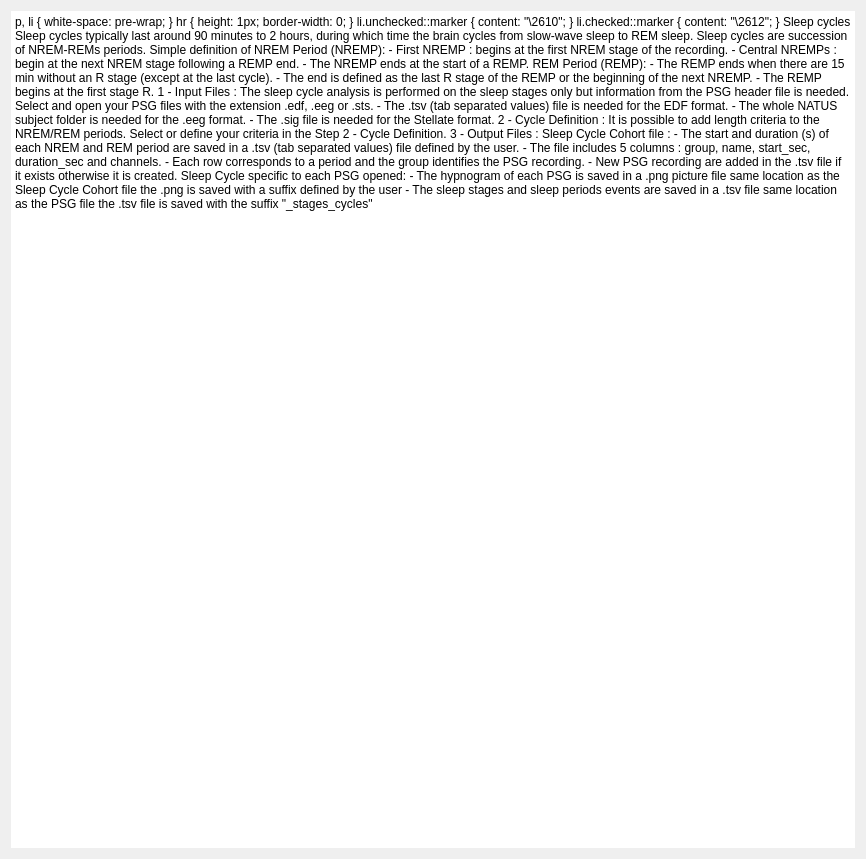
<?xml version="1.0" encoding="UTF-8"?>
<ui version="4.0">
 <class>SleepCycleDoc</class>
 <widget class="QWidget" name="SleepCycleDoc">
  <property name="geometry">
   <rect>
    <x>0</x>
    <y>0</y>
    <width>866</width>
    <height>859</height>
   </rect>
  </property>
  <property name="windowTitle">
   <string/>
  </property>
  <property name="styleSheet">
   <string>font: 12pt &quot;Roboto&quot;;</string>
  </property>
  <layout class="QVBoxLayout" name="verticalLayout">
   <property name="spacing">
    <number>25</number>
   </property>
   <item>
    <widget class="QTextBrowser" name="textBrowser">
     <property name="frameShape">
      <enum>QFrame::Shape::NoFrame</enum>
     </property>
     <property name="frameShadow">
      <enum>QFrame::Shadow::Plain</enum>
     </property>
     <property name="lineWidth">
      <number>0</number>
     </property>
     <property name="html">
      <string>&lt;!DOCTYPE HTML PUBLIC &quot;-//W3C//DTD HTML 4.0//EN&quot; &quot;http://www.w3.org/TR/REC-html40/strict.dtd&quot;&gt;
&lt;html&gt;&lt;head&gt;&lt;meta name=&quot;qrichtext&quot; content=&quot;1&quot; /&gt;&lt;meta charset=&quot;utf-8&quot; /&gt;&lt;style type=&quot;text/css&quot;&gt;
p, li { white-space: pre-wrap; }
hr { height: 1px; border-width: 0; }
li.unchecked::marker { content: &quot;\2610&quot;; }
li.checked::marker { content: &quot;\2612&quot;; }
&lt;/style&gt;&lt;/head&gt;&lt;body style=&quot; font-family:'Roboto'; font-size:12pt; font-weight:400; font-style:normal;&quot;&gt;
&lt;p style=&quot; margin-top:0px; margin-bottom:0px; margin-left:0px; margin-right:0px; -qt-block-indent:0; text-indent:0px;&quot;&gt;&lt;span style=&quot; font-weight:600;&quot;&gt;Sleep cycles&lt;/span&gt;&lt;/p&gt;
&lt;p style=&quot;-qt-paragraph-type:empty; margin-top:0px; margin-bottom:0px; margin-left:0px; margin-right:0px; -qt-block-indent:0; text-indent:0px;&quot;&gt;&lt;br /&gt;&lt;/p&gt;
&lt;p style=&quot; margin-top:0px; margin-bottom:0px; margin-left:0px; margin-right:0px; -qt-block-indent:0; text-indent:0px;&quot;&gt;Sleep cycles typically last around 90 minutes to 2 hours, during which time the brain cycles from slow-wave sleep to REM sleep.  Sleep cycles are succession of NREM-REMs periods.  &lt;/p&gt;
&lt;p style=&quot;-qt-paragraph-type:empty; margin-top:0px; margin-bottom:0px; margin-left:0px; margin-right:0px; -qt-block-indent:0; text-indent:0px;&quot;&gt;&lt;br /&gt;&lt;/p&gt;
&lt;p style=&quot; margin-top:0px; margin-bottom:0px; margin-left:0px; margin-right:0px; -qt-block-indent:0; text-indent:0px;&quot;&gt;Simple definition of NREM Period (NREMP):&lt;/p&gt;
&lt;p style=&quot; margin-top:0px; margin-bottom:0px; margin-left:0px; margin-right:0px; -qt-block-indent:0; text-indent:0px;&quot;&gt;-&amp;gt; First NREMP : begins at the first NREM stage of the recording.&lt;/p&gt;
&lt;p style=&quot; margin-top:0px; margin-bottom:0px; margin-left:0px; margin-right:0px; -qt-block-indent:0; text-indent:0px;&quot;&gt;-&amp;gt; Central NREMPs : begin at the next NREM stage following a REMP end.&lt;/p&gt;
&lt;p style=&quot; margin-top:0px; margin-bottom:0px; margin-left:0px; margin-right:0px; -qt-block-indent:0; text-indent:0px;&quot;&gt;-&amp;gt; The NREMP ends at the start of a REMP.&lt;/p&gt;
&lt;p style=&quot;-qt-paragraph-type:empty; margin-top:0px; margin-bottom:0px; margin-left:0px; margin-right:0px; -qt-block-indent:0; text-indent:0px;&quot;&gt;&lt;br /&gt;&lt;/p&gt;
&lt;p style=&quot; margin-top:0px; margin-bottom:0px; margin-left:0px; margin-right:0px; -qt-block-indent:0; text-indent:0px;&quot;&gt;REM Period (REMP):&lt;/p&gt;
&lt;p style=&quot; margin-top:0px; margin-bottom:0px; margin-left:0px; margin-right:0px; -qt-block-indent:0; text-indent:0px;&quot;&gt;-&amp;gt; The REMP ends when there are 15 min without an R stage (except at the last cycle).&lt;/p&gt;
&lt;p style=&quot; margin-top:0px; margin-bottom:0px; margin-left:0px; margin-right:0px; -qt-block-indent:0; text-indent:0px;&quot;&gt;-&amp;gt; The end is defined as the last R stage of the REMP or the beginning of the next NREMP.&lt;/p&gt;
&lt;p style=&quot; margin-top:0px; margin-bottom:0px; margin-left:0px; margin-right:0px; -qt-block-indent:0; text-indent:0px;&quot;&gt;-&amp;gt; The REMP begins at the first stage R.&lt;/p&gt;
&lt;p style=&quot;-qt-paragraph-type:empty; margin-top:0px; margin-bottom:0px; margin-left:0px; margin-right:0px; -qt-block-indent:0; text-indent:0px;&quot;&gt;&lt;br /&gt;&lt;/p&gt;
&lt;p style=&quot; margin-top:0px; margin-bottom:0px; margin-left:0px; margin-right:0px; -qt-block-indent:0; text-indent:0px;&quot;&gt;&lt;span style=&quot; text-decoration: underline;&quot;&gt;1 - Input Files :&lt;/span&gt;&lt;/p&gt;
&lt;p style=&quot;-qt-paragraph-type:empty; margin-top:0px; margin-bottom:0px; margin-left:0px; margin-right:0px; -qt-block-indent:0; text-indent:0px;&quot;&gt;&lt;br /&gt;&lt;/p&gt;
&lt;p style=&quot; margin-top:0px; margin-bottom:0px; margin-left:0px; margin-right:0px; -qt-block-indent:0; text-indent:0px;&quot;&gt;The sleep cycle analysis is performed on the sleep stages only but information from the PSG header file is needed.  &lt;/p&gt;
&lt;p style=&quot; margin-top:0px; margin-bottom:0px; margin-left:0px; margin-right:0px; -qt-block-indent:0; text-indent:0px;&quot;&gt;Select and open your PSG files with the extension .edf, .eeg or .sts.&lt;/p&gt;
&lt;p style=&quot; margin-top:0px; margin-bottom:0px; margin-left:0px; margin-right:0px; -qt-block-indent:0; text-indent:0px;&quot;&gt;-&amp;gt; The .tsv (tab separated values) file is needed for the EDF format. &lt;/p&gt;
&lt;p style=&quot; margin-top:0px; margin-bottom:0px; margin-left:0px; margin-right:0px; -qt-block-indent:0; text-indent:0px;&quot;&gt;-&amp;gt; The whole NATUS subject folder is needed for the .eeg format.&lt;/p&gt;
&lt;p style=&quot; margin-top:0px; margin-bottom:0px; margin-left:0px; margin-right:0px; -qt-block-indent:0; text-indent:0px;&quot;&gt;-&amp;gt; The .sig file is needed for the Stellate format.  &lt;/p&gt;
&lt;p style=&quot;-qt-paragraph-type:empty; margin-top:0px; margin-bottom:0px; margin-left:0px; margin-right:0px; -qt-block-indent:0; text-indent:0px;&quot;&gt;&lt;br /&gt;&lt;/p&gt;
&lt;p style=&quot; margin-top:0px; margin-bottom:0px; margin-left:0px; margin-right:0px; -qt-block-indent:0; text-indent:0px;&quot;&gt;&lt;span style=&quot; text-decoration: underline;&quot;&gt;2 - Cycle Definition :&lt;/span&gt;&lt;/p&gt;
&lt;p style=&quot;-qt-paragraph-type:empty; margin-top:0px; margin-bottom:0px; margin-left:0px; margin-right:0px; -qt-block-indent:0; text-indent:0px;&quot;&gt;&lt;br /&gt;&lt;/p&gt;
&lt;p style=&quot; margin-top:0px; margin-bottom:0px; margin-left:0px; margin-right:0px; -qt-block-indent:0; text-indent:0px;&quot;&gt;It is possible to add length criteria to the NREM/REM periods.  &lt;/p&gt;
&lt;p style=&quot; margin-top:0px; margin-bottom:0px; margin-left:0px; margin-right:0px; -qt-block-indent:0; text-indent:0px;&quot;&gt;Select or define your criteria in the Step 2 - Cycle Definition.&lt;/p&gt;
&lt;p style=&quot;-qt-paragraph-type:empty; margin-top:0px; margin-bottom:0px; margin-left:0px; margin-right:0px; -qt-block-indent:0; text-indent:0px;&quot;&gt;&lt;br /&gt;&lt;/p&gt;
&lt;p style=&quot; margin-top:0px; margin-bottom:0px; margin-left:0px; margin-right:0px; -qt-block-indent:0; text-indent:0px;&quot;&gt;&lt;span style=&quot; text-decoration: underline;&quot;&gt;3 - Output Files :&lt;/span&gt;&lt;/p&gt;
&lt;p style=&quot;-qt-paragraph-type:empty; margin-top:0px; margin-bottom:0px; margin-left:0px; margin-right:0px; -qt-block-indent:0; text-indent:0px;&quot;&gt;&lt;br /&gt;&lt;/p&gt;
&lt;p style=&quot; margin-top:0px; margin-bottom:0px; margin-left:0px; margin-right:0px; -qt-block-indent:0; text-indent:0px;&quot;&gt;Sleep Cycle Cohort file : &lt;/p&gt;
&lt;p style=&quot; margin-top:0px; margin-bottom:0px; margin-left:0px; margin-right:0px; -qt-block-indent:0; text-indent:0px;&quot;&gt;-&amp;gt; The start and duration (s) of each NREM and REM period are saved in a .tsv (tab separated values) file defined by the user.&lt;/p&gt;
&lt;p style=&quot; margin-top:0px; margin-bottom:0px; margin-left:0px; margin-right:0px; -qt-block-indent:0; text-indent:0px;&quot;&gt;-&amp;gt; The file includes 5 columns : group, name, start_sec, duration_sec and channels.&lt;/p&gt;
&lt;p style=&quot; margin-top:0px; margin-bottom:0px; margin-left:0px; margin-right:0px; -qt-block-indent:0; text-indent:0px;&quot;&gt;-&amp;gt; Each row corresponds to a period and the group identifies the PSG recording.  &lt;/p&gt;
&lt;p style=&quot; margin-top:0px; margin-bottom:0px; margin-left:0px; margin-right:0px; -qt-block-indent:0; text-indent:0px;&quot;&gt;-&amp;gt; New PSG recording are added in the .tsv file if it exists otherwise it is created.&lt;/p&gt;
&lt;p style=&quot;-qt-paragraph-type:empty; margin-top:0px; margin-bottom:0px; margin-left:0px; margin-right:0px; -qt-block-indent:0; text-indent:0px;&quot;&gt;&lt;br /&gt;&lt;/p&gt;
&lt;p style=&quot; margin-top:0px; margin-bottom:0px; margin-left:0px; margin-right:0px; -qt-block-indent:0; text-indent:0px;&quot;&gt;Sleep Cycle specific to each PSG opened: &lt;/p&gt;
&lt;p style=&quot; margin-top:0px; margin-bottom:0px; margin-left:0px; margin-right:0px; -qt-block-indent:0; text-indent:0px;&quot;&gt;-&amp;gt; The hypnogram of each PSG is saved in a .png picture file&lt;/p&gt;
&lt;p style=&quot; margin-top:0px; margin-bottom:0px; margin-left:0px; margin-right:0px; -qt-block-indent:0; text-indent:0px;&quot;&gt;      same location as the Sleep Cycle Cohort file&lt;/p&gt;
&lt;p style=&quot; margin-top:0px; margin-bottom:0px; margin-left:0px; margin-right:0px; -qt-block-indent:0; text-indent:0px;&quot;&gt;      the .png is saved with a suffix defined by the user&lt;/p&gt;
&lt;p style=&quot; margin-top:0px; margin-bottom:0px; margin-left:0px; margin-right:0px; -qt-block-indent:0; text-indent:0px;&quot;&gt;-&amp;gt; The sleep stages and sleep periods events are saved in a .tsv file &lt;/p&gt;
&lt;p style=&quot; margin-top:0px; margin-bottom:0px; margin-left:0px; margin-right:0px; -qt-block-indent:0; text-indent:0px;&quot;&gt;      same location as the PSG file &lt;/p&gt;
&lt;p style=&quot; margin-top:0px; margin-bottom:0px; margin-left:0px; margin-right:0px; -qt-block-indent:0; text-indent:0px;&quot;&gt;      the .tsv file is saved with the suffix &amp;quot;_stages_cycles&amp;quot; &lt;/p&gt;
&lt;p style=&quot;-qt-paragraph-type:empty; margin-top:0px; margin-bottom:0px; margin-left:0px; margin-right:0px; -qt-block-indent:0; text-indent:0px;&quot;&gt;&lt;br /&gt;&lt;/p&gt;&lt;/body&gt;&lt;/html&gt;</string>
     </property>
    </widget>
   </item>
  </layout>
 </widget>
 <resources>
  <include location="../../../../../snooz-toolbox/src/main/python/ui/themes/themes.qrc"/>
 </resources>
 <connections/>
</ui>
